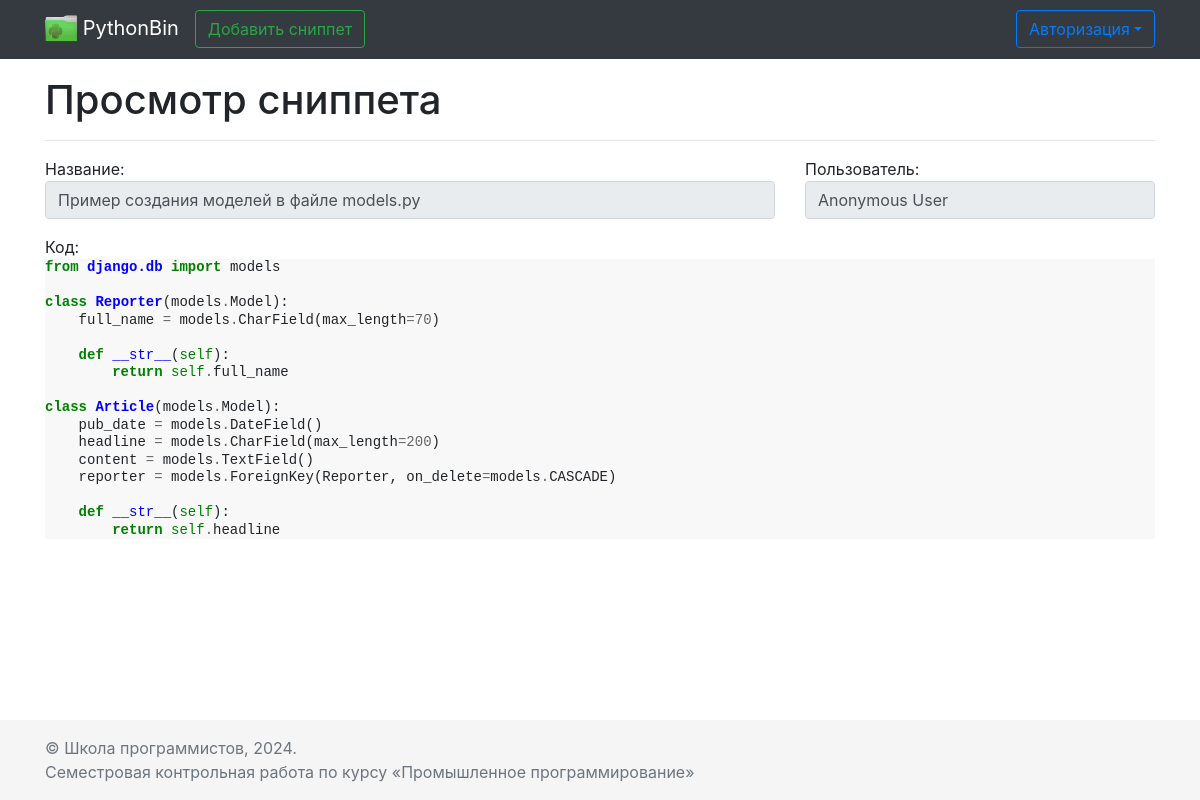
The page /snippets/1 on the database its author committed.
### main/models.py (models this page shows)
class Snippet(models.Model):
    name = models.CharField(max_length=200)
    code = models.TextField(max_length=5000)
    creation_date = models.DateTimeField()
    user = models.ForeignKey(to=User, on_delete=models.CASCADE,
                             blank=True, null=True)  # can be empty due to usage of AnonymousUser

### main/views.py (the view)
# urls.py: path('snippets/<int:id>', views.view_snippet_page, name='view_snippet'),
def view_snippet_page(request, id):
    context = get_base_context(request, 'Просмотр сниппета')
    try:
        record = Snippet.objects.get(id=id)
        context['addform'] = AddSnippetForm(
            initial={
                'user': "Anonymous User" if record.user is None else request.user.username,
                'name': record.name,
            }
        )
        context["code"] = highlight(record.code, PythonLexer(), HtmlFormatter())
        context["code_css"] = HtmlFormatter().get_style_defs(".highlight")
    except Snippet.DoesNotExist:
        raise Http404
    return render(request, 'pages/view_snippet.html', context)

### main/forms.py
class LoginForm(forms.Form):
    username = forms.CharField(
        max_length=20,
        required=True,
        widget=forms.TextInput(
            attrs={
                'class': 'form-control',
                'placeholder': 'Username',
            }
        )
    )
    password = forms.CharField(
        max_length=20,
        required=True,
        widget=forms.PasswordInput(
            attrs={
                'class': 'form-control',
                'placeholder': 'Password',
            }
        )
    )

class AddSnippetForm(forms.Form):
    name = forms.CharField(
        label='Название',
        max_length=200,
        widget=forms.TextInput(
            attrs={
                'class': 'form-control'
            }
        )
    )
    user = forms.CharField(
        label='Пользователь',
        max_length=20,
        widget=forms.TextInput(
            attrs={
                'class': 'form-control',
                'disabled': '',
            }
        ),
        required=False
    )
    code = forms.CharField(
        label='Код',
        max_length=5000,
        widget=forms.Textarea(
            attrs={
                'class': 'form-control',
                'style': 'height:500px'
            }
        )
    )

### main/views.py (called while the page is built)
def get_base_context(request, pagename):
    return {
        'pagename': pagename,
        'loginform': LoginForm(),
        'user': request.user,
    }

### main/templates/pages/view_snippet.html (shortened to what this page needs)
{% extends 'base.html' %}
{% block content %}
  <div class="row">
    <div class="col">
      <form>
        <fieldset disabled>
          <div class="form-group row">
            <div class="col col-8">{{ addform.name.label }}: {{ addform.name }}</div>
            <div class="col col-4">{{ addform.user.label }}: {{ addform.user }}</div>
          </div>
          <div class="form-group row">
            <div class="col">{{ addform.code.label }}:{{ code|safe }}</div>
          </div>
        </fieldset>
      </form>
    </div>
  </div>
{% endblock %}

### rows shown on the page
Snippet: name "Пример создания моделей в файле models.py", user "Anonymous User"

### other values the page prints
{{ pagename }} "Просмотр сниппета"
{{ addform.name.label }} "Название"
{{ addform.user.label }} "Пользователь"
{{ addform.code.label }} "Код"
